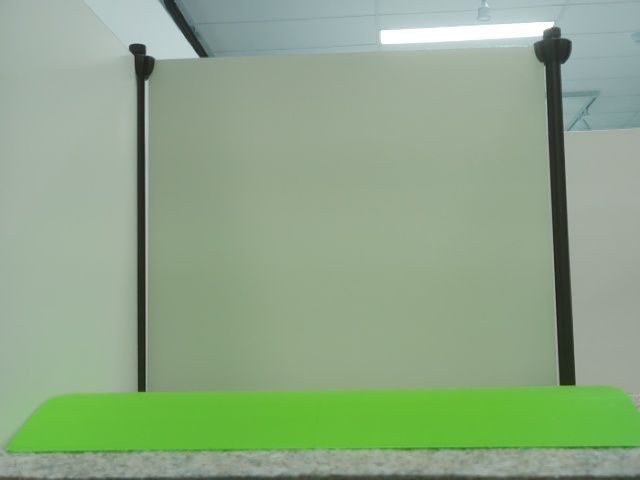
#> input picture vision/reference_images/victim/negative/victim_marker_negative_01.jpg, 640 x 480 px
$ python -i colour_detector.py   (imports and definitions only)
#> lines starting #> are read from the running program, lines starting #| are printed output that depends on the picture; after the words box and inside, x2 and y2 are one past the last pixel; in counts of white or black regions, pixels touching at a corner belong together
#> further down, picture is the input picture: shape (480, 640, 3); mean B, G, R 135.8, 167.2, 142.6
"""
Colour Detector
====================================================================
Version: v3 (colour-only detection layer, rebuilt from scratch --
proximity-clustered fragments, ambiguous-band groups resolved by the
shape layer rather than guessed here)

Colour-only object classification layer. Loads profiles.pkl (produced by
calibrate_v2_1_1.py) and, for each frame, returns every colour-matched
candidate blob together with the class name(s) it could be.

This is COLOUR ONLY, on purpose. It does NOT try to resolve two classes
that share a colour band -- in this project that's obstacle and door,
painted the exact same blue. Forcing a colour-only decision between them
would just be guessing. Instead, a blob matching a shared band comes back
labelled with candidate_classes = ["obstacle", "door"] and its outline
attached, so the shape layer (built next) can make the actual call using
what's genuinely different between them: a door's outline has a real gap
down the middle between two straight-edged bars; an obstacle's outline is
one solid, irregular/jagged blob with no long straight edges running
through it.

Everything else (ramp, victim, rubble) is assumed colour-distinct for now
and gets a single-class candidate label. If two of those turn out to
overlap too, add them to AMBIGUOUS_COLOUR_GROUPS below rather than trying
to force a colour-only guess between them either.

Run standalone to sanity-check colour detection BEFORE the shape layer
exists (works from anywhere -- run from the vision folder or from inside
detectors/, both resolve correctly):
    python3 detectors/colour_detector.py
Press 'q' to quit. Each candidate is drawn with its label(s); a yellow box
with two class names means "colour says it's one of these -- shape layer
still needs to decide."
"""

import os
import sys
import cv2
import numpy as np
import pickle

# This file lives in detectors/, but class_profile_v2_0.py and
# camera_capture_v2_0.py live one level up, in the main vision folder.
# When this module is imported normally (from detectors.colour_detector
# import ColourDetector, run from the vision folder) that parent folder
# is already on sys.path automatically. But run directly as a script
# (python3 detectors/colour_detector.py) Python only puts THIS file's own
# folder (detectors/) on sys.path -- so the parent needs to be added by
# hand for the standalone demo below to still work either way.
_PARENT_DIR = os.path.dirname(os.path.dirname(os.path.abspath(__file__)))
if _PARENT_DIR not in sys.path:
    sys.path.insert(0, _PARENT_DIR)

from class_profile_v2_0 import ClassProfile  # noqa: F401 -- required so pickle can unpickle
from camera_capture_v2_0 import CameraCapture

# ---------------- Constants ----------------
PROFILES_FILE = "profiles.pkl"
MIN_CONTOUR_AREA = 400   # ignore colour blobs smaller than this (noise)

# Fragments of ONE physical object often land as several disconnected
# blobs in the colour mask (a highlight splitting the middle, a shadow
# cutting a corner off). Two blobs whose bounding boxes are within this
# many pixels of each other are treated as pieces of the SAME object and
# merged; anything further apart is a separate, unrelated blob.
CLUSTER_GAP_PX = 60

# The 60px value above is tuned to bridge gaps INSIDE one fragmented
# object (a highlight/shadow splitting one victim in two) -- it assumes
# there's only one real object of that colour to reassemble. That
# assumption is wrong for an AMBIGUOUS group: obstacle and door share a
# band precisely because they're two genuinely separate physical objects,
# and either can appear anywhere, including right next to the other. The
# 17x17 CLOSE step already bridges real internal fragmentation on its own;
# stacking the wider 60px cluster gap on top of that for this pass risks
# fusing a real obstacle and a real door sitting near each other into one
# blob, silently losing one of them. Use a much tighter gap here instead.
AMBIGUOUS_GROUP_CLUSTER_GAP_PX = 15

# A detection whose bounding box covers this much of the frame's width OR
# height is background/lighting bleed, not a real object -- reject it.
# Ramp is the one legitimate exception (see _find_clusters), because it
# regularly fills most/all of the frame at close range.
MAX_BBOX_FRAME_FRACTION = 0.9

# Classes painted in the exact same colour, so colour alone genuinely
# cannot tell them apart. A blob matching one of these groups' shared band
# is returned labelled with EVERY class in the group -- not resolved here.
AMBIGUOUS_COLOUR_GROUPS = [
    {"obstacle", "door"},
]
# --------------------------------------------


class ColourDetector:
    def __init__(self, profiles_file=PROFILES_FILE):
#> called with profiles_file = 'profiles.pkl'
        with open(profiles_file, "rb") as f:
#> (reads profiles.pkl from the repository)
            self.classes = pickle.load(f)
        print(f"Loaded {len(self.classes)} class profile(s): {list(self.classes.keys())}")

        # names already spoken for by an ambiguous group, so the per-class
        # pass below doesn't also detect them on their own
        self._grouped_names = set()
        for group in AMBIGUOUS_COLOUR_GROUPS:
            self._grouped_names |= group

    # ---------------- Colour mask ----------------

    def _colour_mask(self, hsv_frame, profile):
        """Same hue-wrap-aware mask every detector in this project uses."""
        if not profile.hue_wraps:
            lower = np.array([max(0, profile.hue_low), profile.sat_low, profile.val_low])
            upper = np.array([min(179, profile.hue_high), profile.sat_high, profile.val_high])
            return cv2.inRange(hsv_frame, lower, upper)
        lower1 = np.array([0, profile.sat_low, profile.val_low])
        upper1 = np.array([min(profile.hue_high, 179), profile.sat_high, profile.val_high])
        lower2 = np.array([max(profile.hue_low, 0) % 180, profile.sat_low, profile.val_low])
        upper2 = np.array([179, profile.sat_high, profile.val_high])
        return cv2.inRange(hsv_frame, lower1, upper1) | cv2.inRange(hsv_frame, lower2, upper2)

    # ---------------- Blob clustering ----------------

    # [26 lines left out: functions _spans_full_frame, _union_bbox, _box_gap, not called in this run]

    @classmethod
    def _cluster_contours(cls, contours, gap_px):
        """Greedily groups contours whose bounding boxes are within gap_px
        of each other -- fragments of one physical object end up together;
        an unrelated blob elsewhere in frame that happens to pass the same
        colour test stays in its own cluster."""
        clusters = []
        for c in contours:
            bbox = cv2.boundingRect(c)
            merged = False
            for cluster in clusters:
                if cls._box_gap(cluster["bbox"], bbox) <= gap_px:
                    cluster["contours"].append(c)
                    cluster["bbox"] = cls._union_bbox(cluster["bbox"], bbox)
                    merged = True
                    break
            if not merged:
                clusters.append({"bbox": bbox, "contours": [c]})
        return clusters

    def _morph(self, mask):
        """CLOSE first, with a large kernel, so gaps INSIDE one object (a
        highlight, a shadow) get bridged back together before anything
        gets a chance to erode them apart -- doing OPEN first deletes
        those thin bridges permanently and is what causes one object to
        fragment into several small detections. OPEN afterward cleans up
        small isolated noise elsewhere in the frame."""
        mask = cv2.morphologyEx(mask, cv2.MORPH_CLOSE, np.ones((17, 17), np.uint8))
        mask = cv2.morphologyEx(mask, cv2.MORPH_OPEN, np.ones((5, 5), np.uint8))
        return mask

    def _cluster_mask(self, mask, frame_shape, gap_px=CLUSTER_GAP_PX, allow_full_frame=False):
        """Contour -> cluster pipeline over an ALREADY-morphed mask. Kept
        separate from _morph so a caller that needs the processed mask
        afterward (e.g. to crop out a candidate's exact pixel mask for
        hole-checking) still has access to it -- morphing internally and
        throwing it away, like the old _find_clusters did, would lose
        exactly the pixel data the shape layer needs for the door/obstacle
        hole check."""
        contours, _ = cv2.findContours(mask, cv2.RETR_EXTERNAL, cv2.CHAIN_APPROX_SIMPLE)
        big = [c for c in contours if cv2.contourArea(c) >= MIN_CONTOUR_AREA]
        if not big:
            return []

        clusters = self._cluster_contours(big, gap_px)
        if not allow_full_frame:
            clusters = [cl for cl in clusters if not self._spans_full_frame(cl["bbox"], frame_shape)]
        return clusters

    # ---------------- Full colour pass ----------------

    def detect(self, frame):
        """Returns a list of candidates:
            {"candidate_classes": [...], "bbox": (x, y, w, h),
             "mask": uint8 crop, "contour": hull}
        candidate_classes has ONE name for a colour-distinct class, or
        several names when the blob's colour is shared between classes.

        "mask" is the actual 0/255 pixel crop for this candidate's bbox,
        straight from the (already CLOSE->OPEN morphed) colour mask -- this
        is what the shape layer needs for anything that cares about a HOLE
        inside the blob (the door/obstacle check), because "contour" below
        is a convex hull, and a convex hull fills in any hole by
        definition. Use "mask" for hole/hierarchy analysis, "contour" only
        for outline-shape checks (matchShapes, ORB ROI) that don't care
        about holes."""
        hsv = cv2.cvtColor(frame, cv2.COLOR_BGR2HSV)
#> hsv: shape (480, 640, 3); mean H, S, V 57.1, 50.6, 167.2
        candidates = []

        # ---- ambiguous groups first: one shared mask per group ----
        for group in AMBIGUOUS_COLOUR_GROUPS:
            profiles = [self.classes[n] for n in group
                        if n in self.classes and self.classes[n].hue_low is not None]
            if not profiles:
                continue

            mask = None
            for p in profiles:
                m = self._colour_mask(hsv, p)
                mask = m if mask is None else (mask | m)
            mask = self._morph(mask)

            # ramp isn't in this group today, but if a future ambiguous
            # group ever includes it, allow_full_frame keeps that working
            allow_full = "ramp" in group
            for cluster in self._cluster_mask(mask, frame.shape, gap_px=AMBIGUOUS_GROUP_CLUSTER_GAP_PX,
                                               allow_full_frame=allow_full):
                x, y, w, h = cluster["bbox"]
                candidates.append({
                    "candidate_classes": sorted(group),
                    "bbox": cluster["bbox"],
                    "mask": mask[y:y + h, x:x + w].copy(),
                    "contour": cv2.convexHull(np.vstack(cluster["contours"])),
                })
#> after the loop, candidates = []

        # ---- every other class: its own mask, single-class candidates ----
        for name, profile in self.classes.items():
            if name in self._grouped_names or profile.hue_low is None:
                continue

            mask = self._morph(self._colour_mask(hsv, profile))
            # Ramp is the one class that's supposed to be able to fill
            # most/all of the frame at close range (it regularly gets
            # clipped by the frame edge), so it's exempt from the
            # full-frame rejection that every other class still gets.
            for cluster in self._cluster_mask(mask, frame.shape, allow_full_frame=(name == "ramp")):
                x, y, w, h = cluster["bbox"]
                candidates.append({
                    "candidate_classes": [name],
                    "bbox": cluster["bbox"],
                    "mask": mask[y:y + h, x:x + w].copy(),
                    "contour": cv2.convexHull(np.vstack(cluster["contours"])),
                })
#> this loop made 4 passes
#> (lower in _colour_mask, upper in _colour_mask) on passes 1, 3, 4: ([38, 81, 137.1], [62, 201, 254.9]), ([78, 183, 135], [102, 255, 255]), ([10, 170.7, 84], [34, 255, 204])
#> pass 1, in _morph (call 2), `mask = cv2.morphologyEx(mask, cv2.MORPH_CLOSE, np.ones((17, 17), np.ui..`:
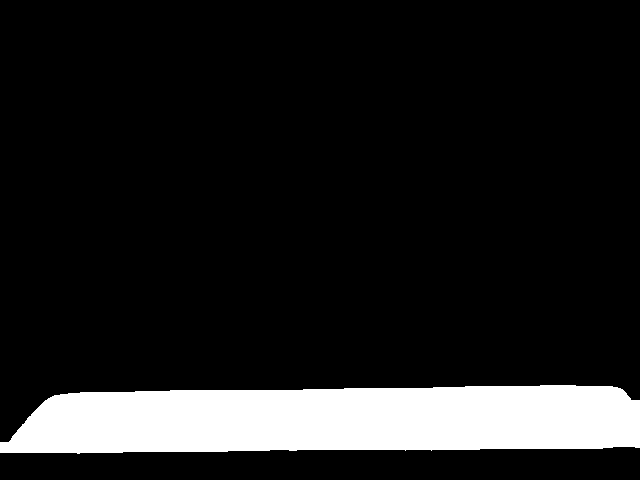
#> mask: shape (480, 640); 12.3% white; 1 white region, box (x1, y1, x2, y2) and area: (0, 385, 640, 454) 37804
#> after the loop, candidates = 1 item

        return candidates

    # [34 lines left out: functions draw_candidates, run_live, not called in this run]


# [2 lines not run here, left out]

>>> import cv2
>>> picture = cv2.imread('../reference_images/victim/negative/victim_marker_negative_01.jpg')
>>> result = ColourDetector().detect(picture)
#> result = 1 item
